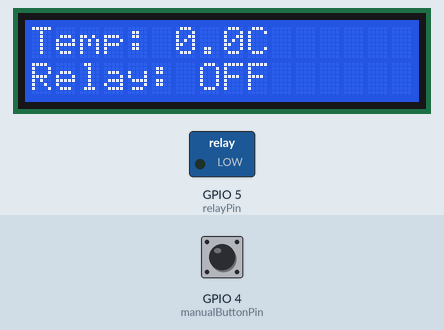
Recording of a sketch running on a simulated ESP32. Parts: 16×2 character LCD, switched loads named in the sketch (green lamp = pin HIGH). The inputs (shaded band) are chosen by the test bench; at power-on: GPIO 4 (manualButtonPin) HIGH. WiFi joins after 1.5 s; servers stay silent unless stated; uploads are accepted with an empty reply; the local clock reads 2024-03-15 10:24:30 at power-on unless the sketch sets it; the Firebase database answers and starts empty; what the sketch prints to the serial monitor is not drawn.

Above: at 6.0 s.
6.1 s: GPIO 4 (manualButtonPin) pulled LOW for 0.15 s
At 6.4 s:
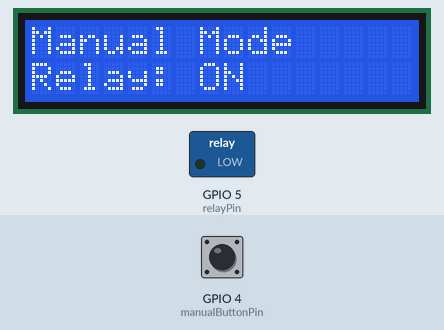
9.2 s: GPIO 4 (manualButtonPin) pulled LOW for 1 s
At 9.8 s:
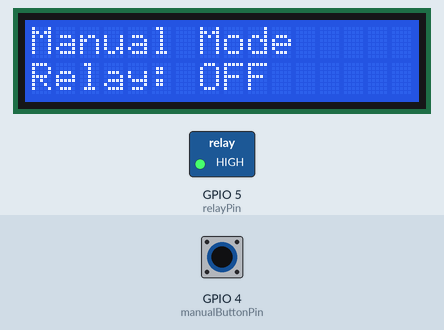
13.2 s: GPIO 4 (manualButtonPin) pulled LOW for 0.15 s
At 14.0 s:
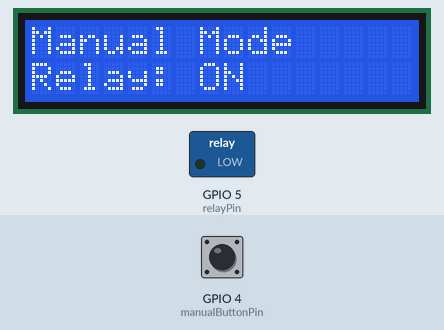
16.3 s: GPIO 4 (manualButtonPin) pulled LOW for 3.2 s
At 25.9 s:
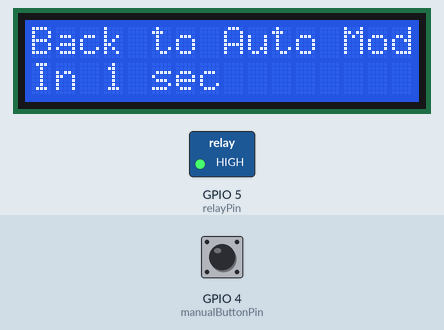
Timing chart, 0 to 27.4 s (numbered marks = the images above; inputs shaded):
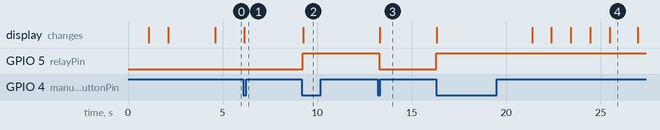

Measured:
- after the input at 6.1 s, the display: changes after 0.05 s (image 1)
- after the input at 9.2 s, GPIO 5 (relayPin): LOW → HIGH after 0.05 s; the display: changes after 0.08 s (image 2)
- after the input at 13.2 s, GPIO 5 (relayPin): HIGH → LOW after 0.08 s; the display: changes after 0.11 s (image 3)
- after the input at 16.3 s, GPIO 5 (relayPin): LOW → HIGH after 0.01 s instead of 7.6 s; the display: first changes at once (image 4 shows a later state)

The sketch:

TestMannal.ino
```cpp
#include "WiFi.h"
#include <HTTPClient.h>
#include <FirebaseESP32.h>
#include <LiquidCrystal_I2C.h>
#include <time.h>

// Wi-Fi Configuration
const char* ssid = "Haise";
const char* password = "0953067280";

// Firebase Configuration
FirebaseConfig firebaseConfig;
FirebaseAuth firebaseAuth;
FirebaseData firebaseData;
#define FIREBASE_HOST "https://smart-fan-control-default-rtdb.asia-southeast1.firebasedatabase.app/"
#define FIREBASE_AUTH "lbV0zRvKUAhVUiNhsBPZwvyFXUMWILtLdCaO6n3K"

// Relay Configuration
const int relayPin = 5;
const int manualButtonPin = 4;
bool relayState = false; // Current relay state
bool manualMode = false; // Current manual mode state
unsigned long lastActionTime = 0; // Last action timestamp
unsigned long manualStartTime = 0; // Manual mode start time
const unsigned long interval = 15 * 60 * 1000; // 15 minutes interval

// Box Configuration
String BoxID = "2"; // Box ID without spaces

// LCD Configuration
LiquidCrystal_I2C lcd(0x27, 16, 2);

// NTP Configuration
const char* ntpServer = "pool.ntp.org";
const long gmtOffset_sec = 7 * 3600;
const int daylightOffset_sec = 0;

// Google Sheets Web App URL
const char* googleSheetsURL = "https://script.google.com/macros/s/AKfycbwm7LcyEQV4e4FACgBMcCVTP_SljAsTrLtlC5IRdM2gqrmXYd1Ln1wOagvRsQm6DFfmtw/exec";

// Function to get current time
String getCurrentTime() {
    struct tm timeinfo;
    if (!getLocalTime(&timeinfo)) {
        Serial.println("[Time] Failed to obtain time.");
        return "Unknown";
    }
    char timeStr[20];
    strftime(timeStr, sizeof(timeStr), "%Y-%m-%d %H:%M:%S", &timeinfo);
    return String(timeStr);
}

// Function to encode URL parameters
String urlEncode(const String &value) {
    String encoded = "";
    for (char c : value) {
        if (isalnum(c)) {
            encoded += c;
        } else {
            char buf[4];
            snprintf(buf, sizeof(buf), "%%%02X", c);
            encoded += buf;
        }
    }
    return encoded;
}

// Function to send data to Google Sheets
void sendDataToGoogleSheets(String relayStatus, float temp, float humidity) {
    if (WiFi.status() == WL_CONNECTED) {
        HTTPClient http;
        String currDateTime = getCurrentTime();
        String currDate = currDateTime.substring(0, 10);
        String currTime = currDateTime.substring(11);

        // URL Encode parameters
        String fullUrl = String(googleSheetsURL) +
                         "?sts=write" +
                         "&date=" + urlEncode(currDate) +
                         "&time=" + urlEncode(currTime) +
                         "&BoxID=" + urlEncode(BoxID) +
                         "&relayStatus=" + urlEncode(relayStatus) +
                         "&Temp=" + urlEncode(String(temp, 1)) +
                         "&Humidity=" + urlEncode(String(humidity, 1));

        Serial.println("[GoogleSheets] Sending data...");
        Serial.println("[GoogleSheets] URL: " + fullUrl); // Debug URL in Serial Monitor

        http.begin(fullUrl);
        http.setFollowRedirects(HTTPC_STRICT_FOLLOW_REDIRECTS);
        int httpCode = http.GET();

        if (httpCode > 0) {
            Serial.printf("[GoogleSheets] Response code: %d\n", httpCode);
            String payload = http.getString();
            Serial.println("[GoogleSheets] Response: " + payload);
        } else {
            Serial.printf("[GoogleSheets] Request failed. Error code: %d\n", httpCode);
        }
        http.end();
    } else {
        Serial.println("[GoogleSheets] WiFi not connected.");
    }
}

// Function to control Relay
void controlRelay(bool state) {
    if (relayState != state) {
        relayState = state;
        digitalWrite(relayPin, state ? LOW : HIGH); // LOW = ON, HIGH = OFF
        Serial.printf("[Relay] State changed to %s\n", state ? "ON" : "OFF");
    }
}

// Function to update LCD display
void updateLCD(String line1, String line2) {
    static String prevLine1 = "";
    static String prevLine2 = "";

    if (line1 != prevLine1 || line2 != prevLine2) {
        lcd.clear();
        lcd.setCursor(0, 0);
        lcd.print(line1);
        lcd.setCursor(0, 1);
        lcd.print(line2);
        prevLine1 = line1;
        prevLine2 = line2;
    }
}

// Function to fetch data from Firebase and control Relay
void fetchDataAndControl() {
    Serial.println("[FetchData] Fetching data from Firebase...");
    String pathRelay = "/relayData/1/RelayStatus";
    String pathAvgTemp = "/averageData/AVG/avgTemp";
    String pathAvgHumidity = "/averageData/AVG/avgHumd";

    // Fetch RelayStatus
    String relayStatus = "";
    if (Firebase.getString(firebaseData, pathRelay)) {
        relayStatus = firebaseData.stringData();
        Serial.printf("[FetchData] RelayStatus: %s\n", relayStatus.c_str());
    } else {
        Serial.printf("[FetchData] Failed to fetch RelayStatus: %s\n", firebaseData.errorReason().c_str());
        return;
    }

    // Fetch avgTemp and avgHumidity
    float avgTemp = Firebase.getFloat(firebaseData, pathAvgTemp) ? firebaseData.floatData() : -1.0;
    float avgHumidity = Firebase.getFloat(firebaseData, pathAvgHumidity) ? firebaseData.floatData() : -1.0;

    if (avgTemp == -1.0 || avgHumidity == -1.0) {
        Serial.println("[FetchData] Failed to fetch Temp or Humidity.");
        return;
    }

    Serial.printf("[FetchData] AVG Temp: %.2f, AVG Humidity: %.2f\n", avgTemp, avgHumidity);

    // Control relay based on conditions
    if (avgTemp <= 27.0) {
        controlRelay(false);
        updateLCD("Temp: " + String(avgTemp, 1) + "C", "Relay: OFF");
    } else if (relayStatus == "OFF") {
        controlRelay(true);
        updateLCD("Temp: " + String(avgTemp, 1) + "C", "Relay: ON");
    } else if (relayStatus == "ON") {
        controlRelay(false);
        updateLCD("Temp: " + String(avgTemp, 1) + "C", "Relay: OFF");
    }

    // Send data to Google Sheets
    String relayStateStr = relayState ? "ON" : "OFF";
    sendDataToGoogleSheets(relayStateStr, avgTemp, avgHumidity);
}

// Function to handle WiFi reconnection
void checkWiFi() {
    if (WiFi.status() != WL_CONNECTED) {
        Serial.println("[WiFi] Disconnected. Starting countdown to reset...");
        for (int i = 5; i > 0; i--) {
            lcd.clear();
            lcd.setCursor(0, 0);
            lcd.print("WiFi Lost!");
            lcd.setCursor(0, 1);
            lcd.printf("Reset in %d sec", i);
            Serial.printf("[WiFi] Reset in %d seconds...\n", i);
            delay(1000);
        }
        ESP.restart();
    }
}

void connectToWiFi() {
    WiFi.begin(ssid, password);
    lcd.clear();
    lcd.print("Connecting WiFi...");
    Serial.println("[WiFi] Connecting...");

    int retry = 30;
    while (WiFi.status() != WL_CONNECTED && retry > 0) {
        delay(1000);
        lcd.setCursor(0, 1);
        lcd.printf("Retry: %2d", retry--);
        Serial.printf("[WiFi] Retrying... %d seconds left\n", retry);
    }

    if (WiFi.status() == WL_CONNECTED) {
        lcd.clear();
        lcd.print("WiFi Connected");
        lcd.setCursor(0, 1);
        lcd.print(WiFi.localIP());
        Serial.println("[WiFi] Connected successfully.");
        configTime(gmtOffset_sec, daylightOffset_sec, ntpServer);
        delay(2000);
    } else {
        lcd.clear();
        lcd.print("WiFi Failed!");
        Serial.println("[WiFi] Connection failed. Restarting...");
        ESP.restart();
    }
}

void setup() {
    Serial.begin(115200);
    lcd.init();
    lcd.backlight();
    pinMode(relayPin, OUTPUT);
    pinMode(manualButtonPin, INPUT_PULLUP);
    controlRelay(false);
    connectToWiFi();

    firebaseConfig.host = FIREBASE_HOST;
    firebaseConfig.signer.tokens.legacy_token = FIREBASE_AUTH;
    Firebase.begin(&firebaseConfig, &firebaseAuth);
    Serial.println("[System] Initialized.");

    // Initial fetch and action
    fetchDataAndControl();
    lastActionTime = millis();
}

void loop() {
    unsigned long currentTime = millis();
    static bool lastButtonState = HIGH;
    bool buttonState = digitalRead(manualButtonPin);

    // Manual Mode
    if (buttonState == LOW && lastButtonState == HIGH) {
        manualMode = true;
        manualStartTime = currentTime; // Record start time of manual mode
        controlRelay(!relayState);    // Toggle relay
        updateLCD("Manual Mode", relayState ? "Relay: ON" : "Relay: OFF");
        Serial.printf("[ManualMode] Relay toggled to %s\n", relayState ? "ON" : "OFF");
    }

    lastButtonState = buttonState;

    // Exit Manual Mode after 5 seconds of inactivity
    if (manualMode && (currentTime - manualStartTime >= 5000)) {
        // Countdown on LCD
        for (int i = 5; i > 0; i--) {
            updateLCD("Back to Auto Mode", "In " + String(i) + " sec");
            delay(1000);
        }

        manualMode = false; // Return to Auto Mode
        Serial.println("[ManualMode] Returning to Auto Mode");
        fetchDataAndControl();        // Fetch data from Firebase and act
        lastActionTime = millis();    // Reset action time for Auto Mode
    }

    // Auto Mode: Fetch and act every 15 minutes
    if (!manualMode && (currentTime - lastActionTime >= interval)) {
        lastActionTime = currentTime;
        fetchDataAndControl();
    }

    // Check WiFi
    checkWiFi();

    delay(100);
}
```
